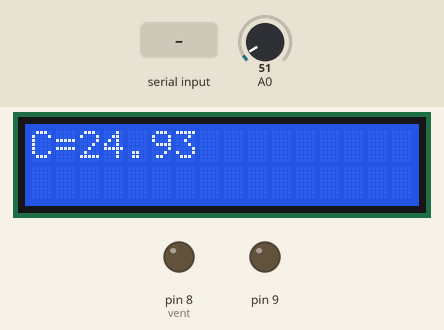
Simulated run of this sketch. Board: Arduino Uno, built with avr-gcc and run on an emulated ATmega328P. Parts: 16×2 character LCD, output pins drawn as LEDs (lit = HIGH). Dashed ring = blinking. The test bench sets the inputs (shaded band); at power-on: A0 = 51.

Above: at 2.5 s.
2.6 s: "0" received over Serial
At 4.5 s:
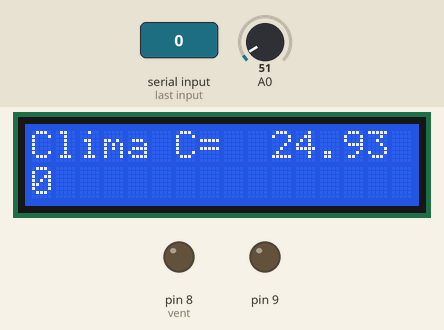
6.6 s: A0 set to 60
At 7.98 s:
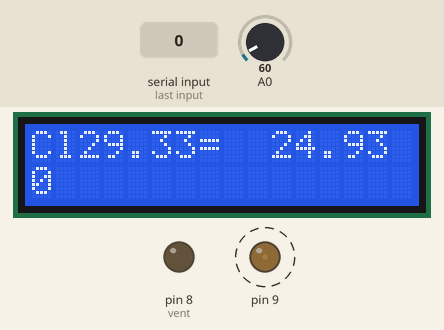
10.0 s: A0 set to 71
At 12.9 s:
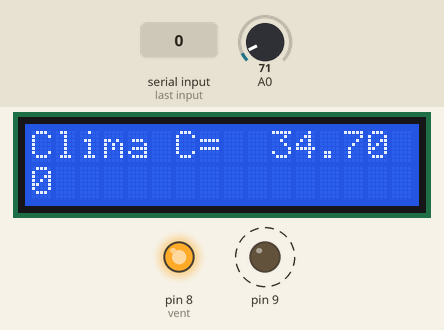
13.1 s: A0 set to 61
At 13.69 s:
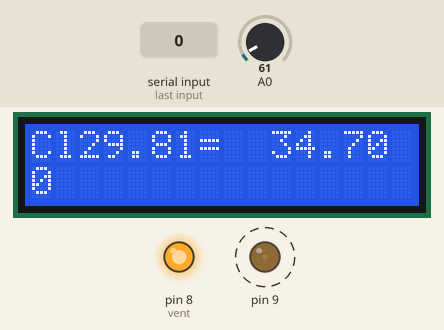
Timing chart, 0 to 16.2 s (numbered marks = the images above; inputs shaded):
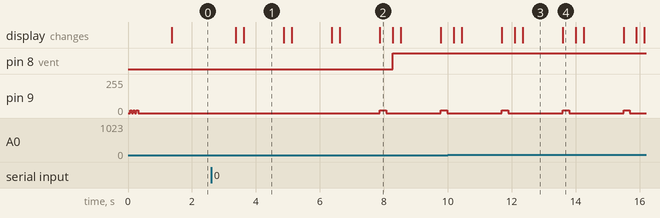

Measured:
- the behaviour switches between 55 and 56 on A0 (found by bisection; images 1 and 2)
- after the input at 2.6 s, the display: first changes after 0.77 s (image 1 shows a later state)
- after the input at 6.6 s, pin 8 (vent): LOW → HIGH after 1.7 s; pin 9: alternates 20/255 for 0.20 s and 0/255 for 1.7 s, starting after 1.3 s; the display: first differs from a run without the input after 1.3 s (image 2)
- what the display in image 1 shows lasts 1.3 s, from 3.6 s to 4.9 s
- what the display in image 2 shows lasts 0.4 s, from 7.9 s to 8.3 s

The sketch:

Proyecto1.ino
```cpp
 #include <LiquidCrystal.h>

LiquidCrystal lcd(12, 11, 5, 4, 3, 2);
int vent = 8;
String messaje="";

//Hasta aquí hemos declarado la librería para la LCD y los pines por donde le va a entrar la información.

float centi()
{// Funcion para leer el dato analogico y convertirlo a digital:

  int dato;
  float c;
  dato=analogRead(A0);

  c = (500.0 * dato)/1023;

  //Esta fórmula sale de la relación del sensor con los grados. Ésta es fácilmente rastreable por la web pero vamos a intentar explicarla un poco: El sensor de temperatura LM35 responde a variaciones de 10 mV por cada grado centígrado. Si el sensor detecta 1 grado centígrado a la salida del sensor obtendríamos 10 mV. Ejemplo: 26,4ºC = 264 mV = 0.264 V.
//Tenemos que el convertidor de analógico a digital es de 10 bits de resolución, los valores variarán entre 0 y 1023, entonces Vout= (5V*Dato)/1023 siendo  ( 0 < Dato < 1023 ) y para ajustar la escala a grados centígrados: Vout = ((5V*Dato)*100)/1023
  return (c);
}

float kelvin(float cent)
{
  float k;
  k=cent+273.15;
  return(k);

}

float fahren(float cent)
{
  float f;
  f=cent*1.8+32;
  return (f);


}

float rankin(float cent)
{
  float r;
  r=(cent + 273.15)*1.8;
  return (r);
}

//Hasta aquí hemos declarado las funciones de conversión del dato analógico de entrada del sensor en grados celsius en sus respectivas equivalencias.

void setup() {
  // Definimos la LCD con dimension 2x16 y definimos los caracteres que deben salir en las filas:
  lcd.begin(16,2);
  lcd.print("C=      ");
  lcd.setCursor(0,1);
  //lcd.print("Temperatura");
  pinMode(9, OUTPUT);
  beep(50);
  beep(50);
  beep(50);
  delay(1000);
  pinMode(vent, OUTPUT);
  digitalWrite(vent, LOW);
  Serial.begin(9600);
}

//Hasta aquí hemos definido qué queremos que salga impreso por la pantalla y el tamaño de ésta.
void loop() {
  int caracters = 0;
  // put your main code here, to run repeatedly:
  float Centigrados = centi();
  float Fahrenheit = fahren (Centigrados);
  float Rankin = rankin (Centigrados);
  float Kelvin = kelvin (Centigrados);

  lcd.setCursor(2,0);
  lcd.print(Centigrados);

 // lcd.setCursor(10,0);
 // lcd.print(Kelvin);

  if(Centigrados > 27){
    beep(200);
    digitalWrite(vent, HIGH);
  }else{
    digitalWrite(vent, LOW);
  }

if(Serial.available() > 0){
      messaje="";
      while (Serial.available()>0)
      {
          messaje=messaje+Decimal_to_ASCII(Serial.read());
      }
    }

  caracters = messaje.length();

  if (messaje!="")
  {
    lcd.setCursor(0,0);
    lcd.print("Clima C=");
    lcd.setCursor(10,0);
    lcd.print(Centigrados);
    lcd.setCursor(0,1);
    lcd.print(messaje);
  }

  for (int i = 0; i < messaje.length(); i++)
  {
    lcd.scrollDisplayLeft();
    delay(250);
  }
  for (int i = 0; i < messaje.length(); i++)
  {
    lcd.scrollDisplayRight();
    delay(250);
  }
  delay(1000);
}

void beep(unsigned char pausa){
            analogWrite(9, 20);
            delay(pausa);                 // Espera
            analogWrite(9, 0);            // Apaga
            delay(pausa);                 // Espera
}

char Decimal_to_ASCII(int entrada){
  char salida=' ';
  switch(entrada){
  case 32:
  salida=' ';
  break;
  case 33:
  salida='!';
  break;
  case 34:
  salida='"';
  break;
  case 35:
  salida='#';
  break;
  case 36:
  salida='$';
  break;
  case 37:
  salida='%';
  break;
  case 38:
  salida='&';
  break;
  case 39:
  salida=' ';
  break;
  case 40:
  salida='(';
  break;
  case 41:
  salida=')';
  break;
  case 42:
  salida='*';
  break;
  case 43:
  salida='+';
  break;
  case 44:
  salida=',';
  break;
  case 45:
  salida='-';
  break;
  case 46:
  salida='.';
  break;
  case 47:
  salida='/';
  break;
  case 48:
  salida='0';
  break;
  case 49:
  salida='1';
  break;
  case 50:
  salida='2';
  break;
  case 51:
  salida='3';
  break;
  case 52:
  salida='4';
  break;
  case 53:
  salida='5';
  break;
  case 54:
  salida='6';
  break;
  case 55:
  salida='7';
  break;
  case 56:
  salida='8';
  break;
  case 57:
  salida='9';
  break;
  case 58:
  salida=':';
  break;
  case 59:
  salida=';';
  break;
  case 60:
  salida='<';
  break;
  case 61:
  salida='=';
  break;
  case 62:
  salida='>';
  break;
  case 63:
  salida='?';
  break;
  case 64:
  salida='@';
  break;
  case 65:
  salida='A';
  break;
  case 66:
  salida='B';
  break;
  case 67:
  salida='C';
  break;
  case 68:
  salida='D';
  break;
  case 69:
  salida='E';
  break;
  case 70:
  salida='F';
  break;
  case 71:
  salida='G';
  break;
  case 72:
  salida='H';
  break;
  case 73:
  salida='I';
  break;
  case 74:
  salida='J';
  break;
  case 75:
  salida='K';
  break;
  case 76:
  salida='L';
  break;
  case 77:
  salida='M';
  break;
  case 78:
  salida='N';
  break;
  case 79:
  salida='O';
  break;
  case 80:
  salida='P';
  break;
  case 81:
  salida='Q';
  break;
  case 82:
  salida='R';
  break;
  case 83:
  salida='S';
  break;
  case 84:
  salida='T';
  break;
  case 85:
  salida='U';
  break;
  case 86:
  salida='V';
  break;
  case 87:
  salida='W';
  break;
  case 88:
  salida='X';
  break;
  case 89:
  salida='Y';
  break;
  case 90:
  salida='Z';
  break;
  case 91:
  salida='[';
  break;
  case 92:
  salida=' ';
  break;
  case 93:
  salida=']';
  break;
  case 94:
  salida='^';
  break;
  case 95:
  salida='_';
  break;
  case 96:
  salida='`';
  break;
  case 97:
  salida='a';
  break;
  case 98:
  salida='b';
  break;
  case 99:
  salida='c';
  break;
  case 100:
  salida='d';
  break;
  case 101:
  salida='e';
  break;
  case 102:
  salida='f';
  break;
  case 103:
  salida='g';
  break;
  case 104:
  salida='h';
  break;
  case 105:
  salida='i';
  break;
  case 106:
  salida='j';
  break;
  case 107:
  salida='k';
  break;
  case 108:
  salida='l';
  break;
  case 109:
  salida='m';
  break;
  case 110:
  salida='n';
  break;
  case 111:
  salida='o';
  break;
  case 112:
  salida='p';
  break;
  case 113:
  salida='q';
  break;
  case 114:
  salida='r';
  break;
  case 115:
  salida='s';
  break;
  case 116:
  salida='t';
  break;
  case 117:
  salida='u';
  break;
  case 118:
  salida='v';
  break;
  case 119:
  salida='w';
  break;
  case 120:
  salida='x';
  break;
  case 121:
  salida='y';
  break;
  case 122:
  salida='z';
  break;
  case 123:
  salida='{';
  break;
  case 124:
  salida='|';
  break;
  case 125:
  salida='}';
  break;
  case 126:
  salida='~';
  break;
  }
  return salida;
 }
```
